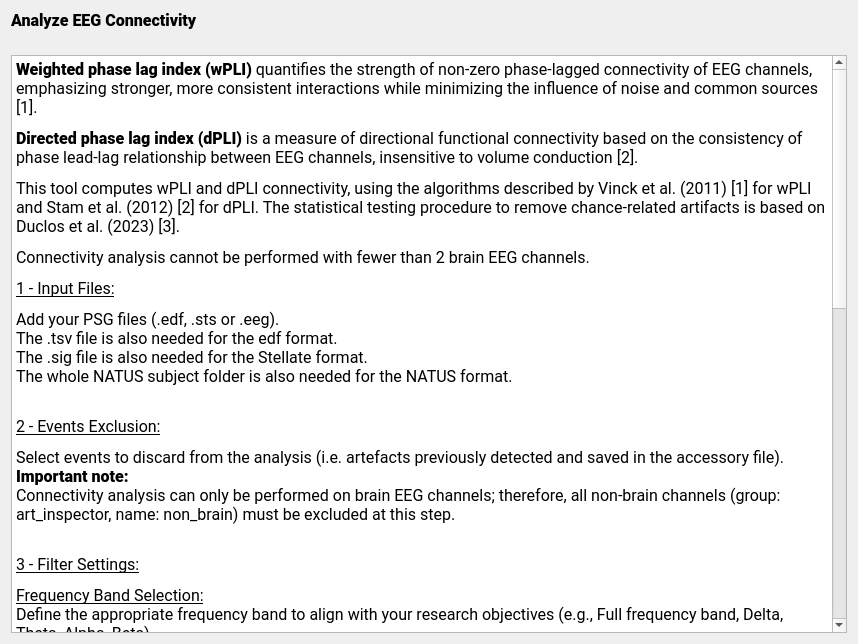
<?xml version="1.0" encoding="UTF-8"?>
<ui version="4.0">
 <class>AnalyzeEEGConnectivityDoc</class>
 <widget class="QWidget" name="AnalyzeEEGConnectivityDoc">
  <property name="geometry">
   <rect>
    <x>0</x>
    <y>0</y>
    <width>858</width>
    <height>644</height>
   </rect>
  </property>
  <property name="sizePolicy">
   <sizepolicy hsizetype="Expanding" vsizetype="Expanding">
    <horstretch>0</horstretch>
    <verstretch>0</verstretch>
   </sizepolicy>
  </property>
  <property name="windowTitle">
   <string/>
  </property>
  <layout class="QVBoxLayout" name="verticalLayout">
   <property name="spacing">
    <number>25</number>
   </property>
   <item>
    <widget class="QLabel" name="label">
     <property name="font">
      <font>
       <family>Roboto</family>
       <pointsize>12</pointsize>
       <bold>false</bold>
      </font>
     </property>
     <property name="mouseTracking">
      <bool>true</bool>
     </property>
     <property name="text">
      <string>&lt;html&gt;&lt;head/&gt;&lt;body&gt;&lt;p&gt;&lt;span style=&quot; font-weight:700;&quot;&gt;Analyze EEG Connectivity&lt;/span&gt;&lt;/p&gt;&lt;/body&gt;&lt;/html&gt;</string>
     </property>
    </widget>
   </item>
   <item>
    <widget class="QTextEdit" name="textEdit">
     <property name="enabled">
      <bool>true</bool>
     </property>
     <property name="font">
      <font>
       <family>Roboto</family>
       <pointsize>12</pointsize>
       <italic>true</italic>
      </font>
     </property>
     <property name="readOnly">
      <bool>true</bool>
     </property>
     <property name="html">
      <string>&lt;!DOCTYPE HTML PUBLIC &quot;-//W3C//DTD HTML 4.0//EN&quot; &quot;http://www.w3.org/TR/REC-html40/strict.dtd&quot;&gt;
&lt;html&gt;&lt;head&gt;&lt;meta name=&quot;qrichtext&quot; content=&quot;1&quot; /&gt;&lt;meta charset=&quot;utf-8&quot; /&gt;&lt;style type=&quot;text/css&quot;&gt;
p, li { white-space: pre-wrap; }
hr { height: 1px; border-width: 0; }
li.unchecked::marker { content: &quot;\2610&quot;; }
li.checked::marker { content: &quot;\2612&quot;; }
&lt;/style&gt;&lt;/head&gt;&lt;body style=&quot; font-family:'Roboto'; font-size:12pt; font-weight:400; font-style:italic;&quot;&gt;
&lt;p style=&quot; margin-top:12px; margin-bottom:12px; margin-left:0px; margin-right:0px; -qt-block-indent:0; text-indent:0px;&quot;&gt;&lt;span style=&quot; font-weight:700; font-style:normal;&quot;&gt;Weighted phase lag index (wPLI)&lt;/span&gt;&lt;span style=&quot; font-style:normal;&quot;&gt; quantifies the strength of non-zero phase-lagged connectivity of EEG channels, emphasizing stronger, more consistent interactions while minimizing the influence of noise and common sources [1]. &lt;/span&gt;&lt;/p&gt;
&lt;p style=&quot; margin-top:12px; margin-bottom:12px; margin-left:0px; margin-right:0px; -qt-block-indent:0; text-indent:0px;&quot;&gt;&lt;span style=&quot; font-weight:700; font-style:normal;&quot;&gt;Directed phase lag index (dPLI)&lt;/span&gt;&lt;span style=&quot; font-style:normal;&quot;&gt; is a measure of directional functional connectivity based on the consistency of phase lead-lag relationship between EEG channels, insensitive to volume conduction [2].&lt;/span&gt;&lt;/p&gt;
&lt;p style=&quot; margin-top:12px; margin-bottom:12px; margin-left:0px; margin-right:0px; -qt-block-indent:0; text-indent:0px;&quot;&gt;&lt;span style=&quot; font-style:normal;&quot;&gt;This tool computes wPLI and dPLI connectivity, using the algorithms described by Vinck et al. (2011) [1] for wPLI and Stam et al. (2012) [2] for dPLI. The statistical testing procedure to remove chance-related artifacts is based on Duclos et al. (2023) [3].&lt;/span&gt;&lt;/p&gt;
&lt;p style=&quot; margin-top:12px; margin-bottom:12px; margin-left:0px; margin-right:0px; -qt-block-indent:0; text-indent:0px;&quot;&gt;&lt;span style=&quot; font-style:normal;&quot;&gt;Connectivity analysis cannot be performed with fewer than 2 brain EEG channels.&lt;/span&gt;&lt;/p&gt;
&lt;p style=&quot; margin-top:12px; margin-bottom:12px; margin-left:0px; margin-right:0px; -qt-block-indent:0; text-indent:0px;&quot;&gt;&lt;span style=&quot; font-style:normal; text-decoration: underline;&quot;&gt;1 - Input Files:&lt;/span&gt;&lt;/p&gt;
&lt;p style=&quot; margin-top:12px; margin-bottom:12px; margin-left:0px; margin-right:0px; -qt-block-indent:0; text-indent:0px;&quot;&gt;&lt;span style=&quot; font-style:normal;&quot;&gt;Add your PSG files (.edf, .sts or .eeg). &lt;br /&gt;The .tsv file is also needed for the edf format.&lt;br /&gt;The .sig file is also needed for the Stellate format.&lt;br /&gt;The whole NATUS subject folder is also needed for the NATUS format. &lt;/span&gt;&lt;/p&gt;
&lt;p style=&quot; margin-top:12px; margin-bottom:12px; margin-left:0px; margin-right:0px; -qt-block-indent:0; text-indent:0px;&quot;&gt;&lt;span style=&quot; font-style:normal;&quot;&gt;&lt;br /&gt;&lt;/span&gt;&lt;span style=&quot; font-style:normal; text-decoration: underline;&quot;&gt;2 - Events Exclusion:&lt;/span&gt;&lt;/p&gt;
&lt;p style=&quot; margin-top:12px; margin-bottom:12px; margin-left:0px; margin-right:0px; -qt-block-indent:0; text-indent:0px;&quot;&gt;&lt;span style=&quot; font-style:normal;&quot;&gt;Select events to discard from the analysis (i.e. artefacts previously detected and saved in the accessory file).&lt;br /&gt;&lt;/span&gt;&lt;span style=&quot; font-weight:700; font-style:normal;&quot;&gt;Important note:&lt;br /&gt;&lt;/span&gt;&lt;span style=&quot; font-style:normal;&quot;&gt;Connectivity analysis can only be performed on brain EEG channels; therefore, all non-brain channels (group: art_inspector, name: non_brain) must be excluded at this step.&lt;/span&gt;&lt;/p&gt;
&lt;p style=&quot; margin-top:12px; margin-bottom:12px; margin-left:0px; margin-right:0px; -qt-block-indent:0; text-indent:0px;&quot;&gt;&lt;span style=&quot; font-style:normal;&quot;&gt;&lt;br /&gt;&lt;/span&gt;&lt;span style=&quot; font-style:normal; text-decoration: underline;&quot;&gt;3 - Filter Settings:&lt;/span&gt;&lt;/p&gt;
&lt;p style=&quot; margin-top:12px; margin-bottom:12px; margin-left:0px; margin-right:0px; -qt-block-indent:0; text-indent:0px;&quot;&gt;&lt;span style=&quot; font-style:normal; text-decoration: underline;&quot;&gt;Frequency Band Selection:&lt;br /&gt;&lt;/span&gt;&lt;span style=&quot; font-style:normal;&quot;&gt;Define the appropriate frequency band to align with your research objectives (e.g., Full frequency band, Delta,  Theta, Alpha, Beta)&lt;/span&gt;&lt;/p&gt;
&lt;p style=&quot; margin-top:12px; margin-bottom:12px; margin-left:0px; margin-right:0px; -qt-block-indent:0; text-indent:0px;&quot;&gt;&lt;span style=&quot; font-style:normal; text-decoration: underline;&quot;&gt;Recording Scope Selection:&lt;br /&gt;&lt;/span&gt;&lt;span style=&quot; font-style:normal;&quot;&gt;Select Sleep Stages to analyze specific stages, Unscored to analyze the full recording or a chosen time segment, or Specific Annotations to base the analysis on event markers.&lt;/span&gt;&lt;/p&gt;
&lt;p style=&quot; margin-top:12px; margin-bottom:12px; margin-left:0px; margin-right:0px; -qt-block-indent:0; text-indent:0px;&quot;&gt;&lt;span style=&quot; font-style:normal;&quot;&gt;&lt;br /&gt;&lt;/span&gt;&lt;span style=&quot; font-style:normal; text-decoration: underline;&quot;&gt;4 - Annotation Selection:&lt;/span&gt;&lt;/p&gt;
&lt;p style=&quot; margin-top:12px; margin-bottom:12px; margin-left:0px; margin-right:0px; -qt-block-indent:0; text-indent:0px;&quot;&gt;&lt;span style=&quot; font-style:normal;&quot;&gt;If the Analyse EEG Connectivity is performed on specific annotations, select them.&lt;/span&gt;&lt;/p&gt;
&lt;p style=&quot; margin-top:12px; margin-bottom:12px; margin-left:0px; margin-right:0px; -qt-block-indent:0; text-indent:0px;&quot;&gt;&lt;span style=&quot; font-style:normal; text-decoration: underline;&quot;&gt;&lt;br /&gt;5 - Connectivity Settings:&lt;/span&gt;&lt;/p&gt;
&lt;p style=&quot; margin-top:12px; margin-bottom:12px; margin-left:0px; margin-right:0px; -qt-block-indent:0; text-indent:0px;&quot;&gt;&lt;span style=&quot; font-style:normal;&quot;&gt;Define the connectivity type (dPLI or wPLI)&lt;br /&gt;Specify the Epoch length and Epoch overlap (in seconds) and number of surrogates and p-value threshold for statistical testing.&lt;br /&gt;&lt;/span&gt;&lt;span style=&quot; font-weight:700; font-style:normal;&quot;&gt;note:&lt;/span&gt;&lt;span style=&quot; font-style:normal;&quot;&gt;&lt;br /&gt;Statistical testing ensures connections are not due to chance and provides more reliable connectivity estimates.&lt;/span&gt;&lt;/p&gt;
&lt;p style=&quot; margin-top:12px; margin-bottom:12px; margin-left:0px; margin-right:0px; -qt-block-indent:0; text-indent:0px;&quot;&gt;&lt;span style=&quot; font-style:normal; text-decoration: underline;&quot;&gt;&lt;br /&gt;6 - Output Files :&lt;/span&gt;&lt;/p&gt;
&lt;p style=&quot; margin-top:12px; margin-bottom:12px; margin-left:0px; margin-right:0px; -qt-block-indent:0; text-indent:0px;&quot;&gt;&lt;span style=&quot; font-style:normal;&quot;&gt;All files are saved in the selected Output folder (or next to the input recording if the &amp;quot; save in the same folder is checked). Filenames use the subject name and metric (wPLI or dPLI).&lt;/span&gt;&lt;/p&gt;
&lt;p style=&quot; margin-top:12px; margin-bottom:12px; margin-left:0px; margin-right:0px; -qt-block-indent:0; text-indent:0px;&quot;&gt;&lt;span style=&quot; font-style:normal;&quot;&gt;- Connectivity matrix (TSV) --- &amp;lt;Filename&amp;gt;_{wpli|dpli}_convalue.tsv&lt;br /&gt;- Connectivity heatmap (PNG) --- &amp;lt;Filename&amp;gt;_{wpli|dpli}_conheatmap.png&lt;br /&gt;- Head connectivity plot (PNG) — &amp;lt;Filename&amp;gt;_{wpli|dpli}_contopomap.png (saved only if a best montage with ≥ 4 EEG channels is found)&lt;br /&gt;&lt;/span&gt;&lt;/p&gt;
&lt;p style=&quot; margin-top:12px; margin-bottom:12px; margin-left:0px; margin-right:0px; -qt-block-indent:0; text-indent:0px;&quot;&gt;&lt;span style=&quot; font-style:normal;&quot;&gt;References:&lt;/span&gt;&lt;span style=&quot; font-family:'Segoe UI'; font-style:normal;&quot;&gt;&lt;br /&gt;[1] Stam, C. J., &amp;amp; van Straaten, E. C. W. (2012). &lt;/span&gt;&lt;span style=&quot; font-family:'Segoe UI';&quot;&gt;Go with the flow: Use of a directed phase lag index (dPLI) to characterize patterns of phase relations in a large-scale model of brain dynamics&lt;/span&gt;&lt;span style=&quot; font-family:'Segoe UI'; font-style:normal;&quot;&gt;. NeuroImage, 62(3), 1415–1428. https://doi.org/10.1016/j.neuroimage.2012.05.050&lt;br /&gt;[2] Vinck, M., Oostenveld, R., van Wingerden, M., Battaglia, F., &amp;amp; Pennartz, C. M. (2011). &lt;/span&gt;&lt;span style=&quot; font-family:'Segoe UI';&quot;&gt;An improved index of phase-synchronization for electrophysiological data in the presence of volume-conduction, noise and sample-size bias&lt;/span&gt;&lt;span style=&quot; font-family:'Segoe UI'; font-style:normal;&quot;&gt;. NeuroImage, 55(4), 1548–1565. https://doi.org/10.1016/j.neuroimage.2011.01.055&lt;br /&gt;[3] Duclos, C., Maschke, C., Mahdid, Y., Nadin, D., Rokos, A., Arbour, C., Badawy, M., Létourneau, J., Owen, A. M., Plourde, G., &amp;amp; Blain-Moraes, S. (2023). Brain responses to propofol in advance of recovery from coma and disorders of consciousness: A preliminary study. *American Journal of Respiratory and Critical Care Medicine, 207*(5), 602–613. https://doi.org/10.1164/rccm.202105-1223OC&lt;/span&gt;&lt;/p&gt;&lt;/body&gt;&lt;/html&gt;</string>
     </property>
    </widget>
   </item>
  </layout>
 </widget>
 <resources/>
 <connections/>
</ui>
